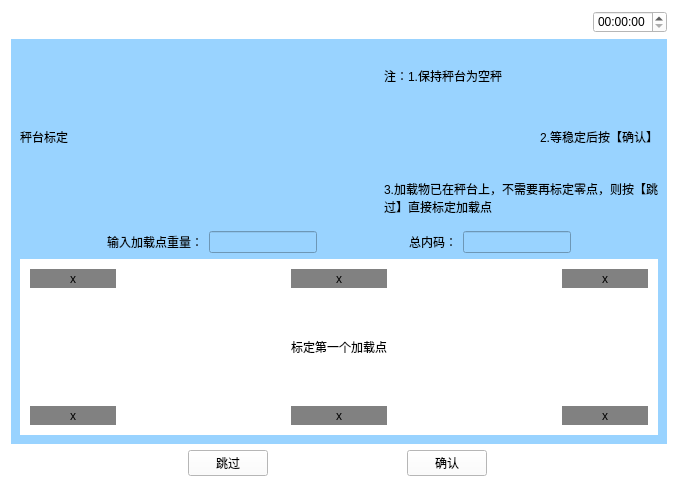
<?xml version="1.0" encoding="UTF-8"?>
<ui version="4.0">
 <class>Biaoding_1</class>
 <widget class="QWidget" name="Biaoding_1">
  <property name="geometry">
   <rect>
    <x>0</x>
    <y>0</y>
    <width>678</width>
    <height>487</height>
   </rect>
  </property>
  <property name="windowTitle">
   <string>Form</string>
  </property>
  <property name="styleSheet">
   <string notr="true">background-color: rgb(255, 255, 255);</string>
  </property>
  <layout class="QVBoxLayout" name="verticalLayout_3" stretch="1,5,1">
   <item>
    <layout class="QHBoxLayout" name="horizontalLayout_5">
     <item>
      <widget class="QPushButton" name="pushButton">
       <property name="text">
        <string/>
       </property>
       <property name="icon">
        <iconset resource="myimages.qrc">
         <normaloff>:/image/images/4g.png</normaloff>:/image/images/4g.png</iconset>
       </property>
       <property name="flat">
        <bool>true</bool>
       </property>
      </widget>
     </item>
     <item>
      <widget class="QPushButton" name="pushButton_2">
       <property name="text">
        <string/>
       </property>
       <property name="icon">
        <iconset resource="myimages.qrc">
         <normaloff>:/image/images/wireless.svg</normaloff>:/image/images/wireless.svg</iconset>
       </property>
       <property name="flat">
        <bool>true</bool>
       </property>
      </widget>
     </item>
     <item>
      <widget class="QPushButton" name="pushButton_3">
       <property name="text">
        <string/>
       </property>
       <property name="icon">
        <iconset resource="myimages.qrc">
         <normaloff>:/image/images/bl.svg</normaloff>:/image/images/bl.svg</iconset>
       </property>
       <property name="flat">
        <bool>true</bool>
       </property>
      </widget>
     </item>
     <item>
      <widget class="QPushButton" name="pushButton_4">
       <property name="text">
        <string/>
       </property>
       <property name="icon">
        <iconset resource="myimages.qrc">
         <normaloff>:/image/images/locate.svg</normaloff>:/image/images/locate.svg</iconset>
       </property>
       <property name="flat">
        <bool>true</bool>
       </property>
      </widget>
     </item>
     <item>
      <spacer name="horizontalSpacer_4">
       <property name="orientation">
        <enum>Qt::Horizontal</enum>
       </property>
       <property name="sizeHint" stdset="0">
        <size>
         <width>40</width>
         <height>20</height>
        </size>
       </property>
      </spacer>
     </item>
     <item>
      <widget class="QTimeEdit" name="timeEdit_2"/>
     </item>
    </layout>
   </item>
   <item>
    <widget class="QWidget" name="widget" native="true">
     <property name="sizePolicy">
      <sizepolicy hsizetype="Preferred" vsizetype="Preferred">
       <horstretch>0</horstretch>
       <verstretch>0</verstretch>
      </sizepolicy>
     </property>
     <property name="contextMenuPolicy">
      <enum>Qt::DefaultContextMenu</enum>
     </property>
     <property name="styleSheet">
      <string notr="true">background-color: rgb(153, 211, 255);</string>
     </property>
     <layout class="QVBoxLayout" name="verticalLayout_2">
      <item>
       <layout class="QHBoxLayout" name="horizontalLayout">
        <item>
         <widget class="QLabel" name="label">
          <property name="text">
           <string>秤台标定</string>
          </property>
         </widget>
        </item>
        <item>
         <spacer name="horizontalSpacer">
          <property name="orientation">
           <enum>Qt::Horizontal</enum>
          </property>
          <property name="sizeHint" stdset="0">
           <size>
            <width>40</width>
            <height>20</height>
           </size>
          </property>
         </spacer>
        </item>
        <item>
         <layout class="QVBoxLayout" name="verticalLayout">
          <item>
           <widget class="QLabel" name="label_2">
            <property name="text">
             <string>注：1.保持秤台为空秤</string>
            </property>
           </widget>
          </item>
          <item>
           <widget class="QLabel" name="label_3">
            <property name="text">
             <string>2.等稳定后按【确认】</string>
            </property>
            <property name="alignment">
             <set>Qt::AlignRight|Qt::AlignTrailing|Qt::AlignVCenter</set>
            </property>
           </widget>
          </item>
          <item>
           <widget class="QLabel" name="label_6">
            <property name="text">
             <string>3.加载物已在秤台上，不需要再标定零点，则按【跳过】直接标定加载点</string>
            </property>
            <property name="wordWrap">
             <bool>true</bool>
            </property>
           </widget>
          </item>
         </layout>
        </item>
       </layout>
      </item>
      <item>
       <layout class="QHBoxLayout" name="horizontalLayout_3">
        <item>
         <spacer name="horizontalSpacer_6">
          <property name="orientation">
           <enum>Qt::Horizontal</enum>
          </property>
          <property name="sizeHint" stdset="0">
           <size>
            <width>40</width>
            <height>20</height>
           </size>
          </property>
         </spacer>
        </item>
        <item>
         <widget class="QLabel" name="label_8">
          <property name="text">
           <string>输入加载点重量：</string>
          </property>
         </widget>
        </item>
        <item>
         <widget class="QLineEdit" name="lineEdit"/>
        </item>
        <item>
         <spacer name="horizontalSpacer_5">
          <property name="orientation">
           <enum>Qt::Horizontal</enum>
          </property>
          <property name="sizeHint" stdset="0">
           <size>
            <width>40</width>
            <height>20</height>
           </size>
          </property>
         </spacer>
        </item>
        <item>
         <widget class="QLabel" name="label_9">
          <property name="text">
           <string>总内码：</string>
          </property>
         </widget>
        </item>
        <item>
         <widget class="QLineEdit" name="lineEdit_2"/>
        </item>
        <item>
         <spacer name="horizontalSpacer_7">
          <property name="orientation">
           <enum>Qt::Horizontal</enum>
          </property>
          <property name="sizeHint" stdset="0">
           <size>
            <width>40</width>
            <height>20</height>
           </size>
          </property>
         </spacer>
        </item>
       </layout>
      </item>
      <item>
       <widget class="QWidget" name="widget_2" native="true">
        <property name="sizePolicy">
         <sizepolicy hsizetype="Preferred" vsizetype="Preferred">
          <horstretch>0</horstretch>
          <verstretch>0</verstretch>
         </sizepolicy>
        </property>
        <property name="styleSheet">
         <string notr="true">background-color: rgb(255, 255, 255);</string>
        </property>
        <layout class="QGridLayout" name="gridLayout">
         <property name="horizontalSpacing">
          <number>175</number>
         </property>
         <property name="verticalSpacing">
          <number>50</number>
         </property>
         <property name="margin">
          <number>10</number>
         </property>
         <item row="0" column="0">
          <widget class="QLabel" name="label_4">
           <property name="styleSheet">
            <string notr="true">background-color: rgb(129, 129, 129);</string>
           </property>
           <property name="text">
            <string>x</string>
           </property>
           <property name="alignment">
            <set>Qt::AlignCenter</set>
           </property>
          </widget>
         </item>
         <item row="0" column="1">
          <widget class="QLabel" name="label_10">
           <property name="styleSheet">
            <string notr="true">background-color: rgb(129, 129, 129);</string>
           </property>
           <property name="text">
            <string>x</string>
           </property>
           <property name="alignment">
            <set>Qt::AlignCenter</set>
           </property>
          </widget>
         </item>
         <item row="0" column="2">
          <widget class="QLabel" name="label_12">
           <property name="styleSheet">
            <string notr="true">background-color: rgb(129, 129, 129);</string>
           </property>
           <property name="text">
            <string>x</string>
           </property>
           <property name="alignment">
            <set>Qt::AlignCenter</set>
           </property>
          </widget>
         </item>
         <item row="2" column="0">
          <widget class="QLabel" name="label_5">
           <property name="styleSheet">
            <string notr="true">background-color: rgb(129, 129, 129);</string>
           </property>
           <property name="text">
            <string>x</string>
           </property>
           <property name="alignment">
            <set>Qt::AlignCenter</set>
           </property>
          </widget>
         </item>
         <item row="2" column="1">
          <widget class="QLabel" name="label_7">
           <property name="styleSheet">
            <string notr="true">background-color: rgb(129, 129, 129);</string>
           </property>
           <property name="text">
            <string>x</string>
           </property>
           <property name="alignment">
            <set>Qt::AlignCenter</set>
           </property>
          </widget>
         </item>
         <item row="2" column="2">
          <widget class="QLabel" name="label_11">
           <property name="styleSheet">
            <string notr="true">background-color: rgb(129, 129, 129);</string>
           </property>
           <property name="text">
            <string>x</string>
           </property>
           <property name="alignment">
            <set>Qt::AlignCenter</set>
           </property>
          </widget>
         </item>
         <item row="1" column="1">
          <widget class="QLabel" name="label_13">
           <property name="text">
            <string>标定第一个加载点</string>
           </property>
          </widget>
         </item>
        </layout>
       </widget>
      </item>
     </layout>
    </widget>
   </item>
   <item>
    <layout class="QHBoxLayout" name="horizontalLayout_2">
     <item>
      <widget class="QPushButton" name="returnIndex">
       <property name="font">
        <font>
         <family>AR PL UMing TW MBE</family>
        </font>
       </property>
       <property name="styleSheet">
        <string notr="true">border-image: url(:/image/images/index.svg);</string>
       </property>
       <property name="text">
        <string/>
       </property>
       <property name="icon">
        <iconset resource="myimages.qrc">
         <normaloff>:/image/images/index.svg</normaloff>:/image/images/index.svg</iconset>
       </property>
       <property name="iconSize">
        <size>
         <width>40</width>
         <height>40</height>
        </size>
       </property>
       <property name="flat">
        <bool>true</bool>
       </property>
      </widget>
     </item>
     <item>
      <spacer name="horizontalSpacer_2">
       <property name="orientation">
        <enum>Qt::Horizontal</enum>
       </property>
       <property name="sizeHint" stdset="0">
        <size>
         <width>40</width>
         <height>20</height>
        </size>
       </property>
      </spacer>
     </item>
     <item>
      <widget class="QPushButton" name="skip">
       <property name="text">
        <string>跳过</string>
       </property>
      </widget>
     </item>
     <item>
      <spacer name="horizontalSpacer_8">
       <property name="orientation">
        <enum>Qt::Horizontal</enum>
       </property>
       <property name="sizeHint" stdset="0">
        <size>
         <width>40</width>
         <height>20</height>
        </size>
       </property>
      </spacer>
     </item>
     <item>
      <widget class="QPushButton" name="confirm">
       <property name="text">
        <string>确认</string>
       </property>
      </widget>
     </item>
     <item>
      <spacer name="horizontalSpacer_3">
       <property name="orientation">
        <enum>Qt::Horizontal</enum>
       </property>
       <property name="sizeHint" stdset="0">
        <size>
         <width>40</width>
         <height>20</height>
        </size>
       </property>
      </spacer>
     </item>
     <item>
      <widget class="QPushButton" name="returnPage">
       <property name="text">
        <string/>
       </property>
       <property name="icon">
        <iconset resource="myimages.qrc">
         <normaloff>:/image/images/shangyiye.svg</normaloff>:/image/images/shangyiye.svg</iconset>
       </property>
       <property name="iconSize">
        <size>
         <width>40</width>
         <height>40</height>
        </size>
       </property>
       <property name="flat">
        <bool>true</bool>
       </property>
      </widget>
     </item>
    </layout>
   </item>
  </layout>
 </widget>
 <resources>
  <include location="myimages.qrc"/>
 </resources>
 <connections/>
</ui>
